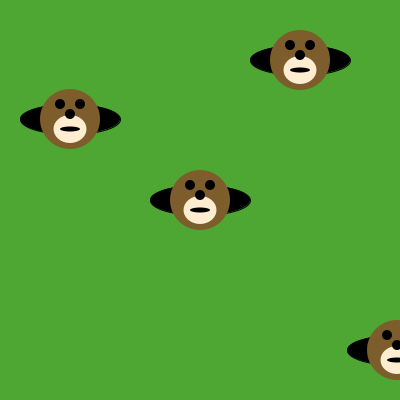
Frame 1 (no input)
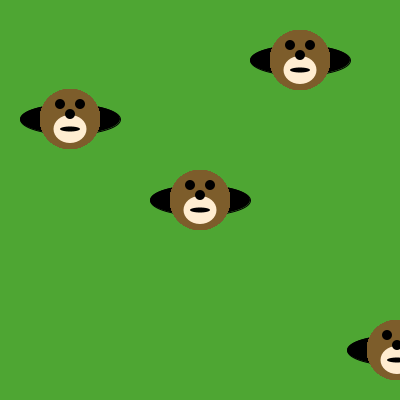
Frame 60 (the mouse pressed at the canvas centre just before this capture)
Frame 120 (the mouse held since frame 60 and released just before this capture): identical to frame 60, image omitted

The Processing sketch that drew these frames (run headless with seeded random() and noise(); from frame 60 on, the mouse is pressed at the canvas centre):

// Processing sketch: MolesInHoles
// ── MolesInHoles.pde

void setup(){
  size(400,400);
  background(78,166,51);
  fill(0,0,0);
  ellipse(200,200,100,30);
  ellipse(70,119,100,30);
  ellipse(300,60,100,30);
  ellipse(397,350,100,30);
}
  
void draw(){
  drawMole(200,200);
  drawMole(70,119);
  drawMole(300,60);
  drawMole(397,350);
}
void drawMole(int moleX, int moleY){
    noStroke();
    fill(125, 93, 43);
    ellipse(moleX, moleY, 60, 60);
    fill(255, 237, 209);
    ellipse(moleX, moleY+10, 33, 28);
    fill(0,0,0);
    ellipse(moleX-10, moleY-15, 10, 10);
    ellipse(moleX+10, moleY-15, 10, 10);
    ellipse(moleX, moleY-5, 10, 10);
    ellipse(moleX, moleY+10, 20, 5);
  }
